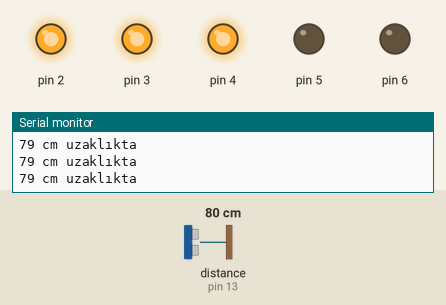
The sketch below on a simulated Arduino Uno, built with avr-gcc and run on an emulated ATmega328P. Parts: output pins drawn as LEDs (lit = HIGH), the last lines printed to the serial monitor. Wiring (inferred from the names in the program): ultrasonic range finder: trigger pin 12; echo pin 13. The inputs (shaded band) are chosen by the test bench; at power-on: distance to the obstacle (sensor on pin 13) 80 cm. The echo pulse lasts 58.3 µs per cm; pins used as bus, display or sensor lines are not drawn.

Above: at 1.3 s.
1.4 s: distance to the obstacle (sensor on pin 13) set to 56 cm
3.2 s: distance to the obstacle (sensor on pin 13) set to 46 cm
At 5.2 s:
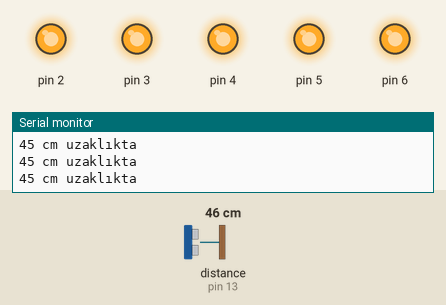
5.5 s: distance to the obstacle (sensor on pin 13) set to 246 cm
7.2 s: distance to the obstacle (sensor on pin 13) set to 255 cm
At 9.2 s:
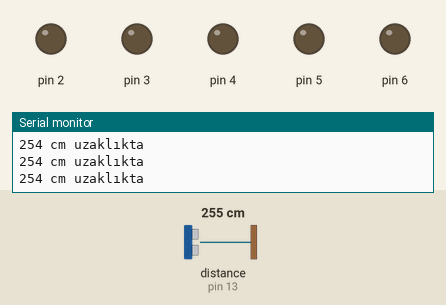
9.6 s: distance to the obstacle (sensor on pin 13) set to 250 cm
At 10.6 s:
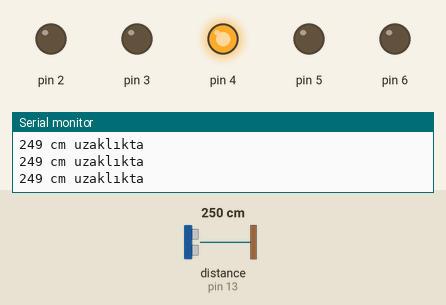
11.6 s: distance to the obstacle (sensor on pin 13) set to 154 cm
13.4 s: distance to the obstacle (sensor on pin 13) set to 148 cm
At 14.8 s:
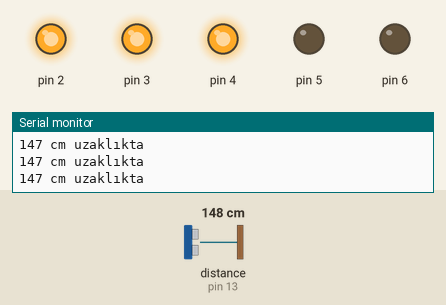
Timing chart, 0 to 16.4 s (numbered marks = the images above; inputs shaded):
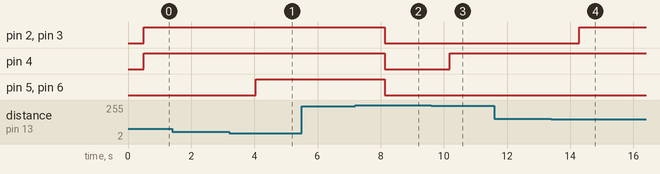

Measured:
- the behaviour switches between 51 and 50 cm on distance to the obstacle (sensor on pin 13) (found by bisection; images 0 and 1)
- the behaviour switches between 251 and 252 cm on distance to the obstacle (sensor on pin 13) (found by bisection; images 1 and 2)
- the behaviour switches between 151 and 150 cm on distance to the obstacle (sensor on pin 13) (found by bisection; images 3 and 4)
- after the input at 3.2 s, pin 5, pin 6: LOW → HIGH after 0.84 s
- after the input at 7.2 s, pin 2–6: HIGH → LOW after 0.93 s
- after the input at 9.6 s, pin 4: LOW → HIGH after 0.59 s
- after the input at 13.4 s, pin 2, pin 3: LOW → HIGH after 0.89 s

The sketch:

Abdullah__ensoy__dev_1.ino
```cpp
int trigPin = 12;
int echoPin = 13;
long sure, mesafe;

void setup () {
  Serial.begin(9600);
  pinMode(trigPin, OUTPUT);
  pinMode(echoPin, INPUT);
  pinMode(2, OUTPUT);
  pinMode(3, OUTPUT);
  pinMode(4, OUTPUT);
  pinMode(5, OUTPUT);
  pinMode(6, OUTPUT);

}

void loop () {

  Serial.print(mesafe);
  Serial.println(" cm uzaklıkta");
  digitalWrite(trigPin, LOW);
  delayMicroseconds(3);
  digitalWrite(trigPin, HIGH);
  delayMicroseconds(10);
  digitalWrite(trigPin, LOW);
  sure = pulseIn(echoPin, HIGH);
  mesafe = (sure/2) * 0.0343;
  Serial.print(mesafe);
  Serial.println(" cm uzaklıkta");
  delay(500);

  if (mesafe <= 250 && mesafe >= 150) {
    digitalWrite(4, HIGH);

  }
  else if (mesafe <= 150 && mesafe >= 50) {
    digitalWrite(2, HIGH);
    digitalWrite(3, HIGH);
    digitalWrite(4, HIGH);
  }
  else if (mesafe <= 50) {
    digitalWrite(2, HIGH);
    digitalWrite(3, HIGH);
    digitalWrite(4, HIGH);
    digitalWrite(5, HIGH);
    digitalWrite(6, HIGH);

  }
  else {
    digitalWrite(2, LOW);
    digitalWrite(3, LOW);
    digitalWrite(4, LOW);
    digitalWrite(5, LOW);
    digitalWrite(6, LOW);
  }
}
```
